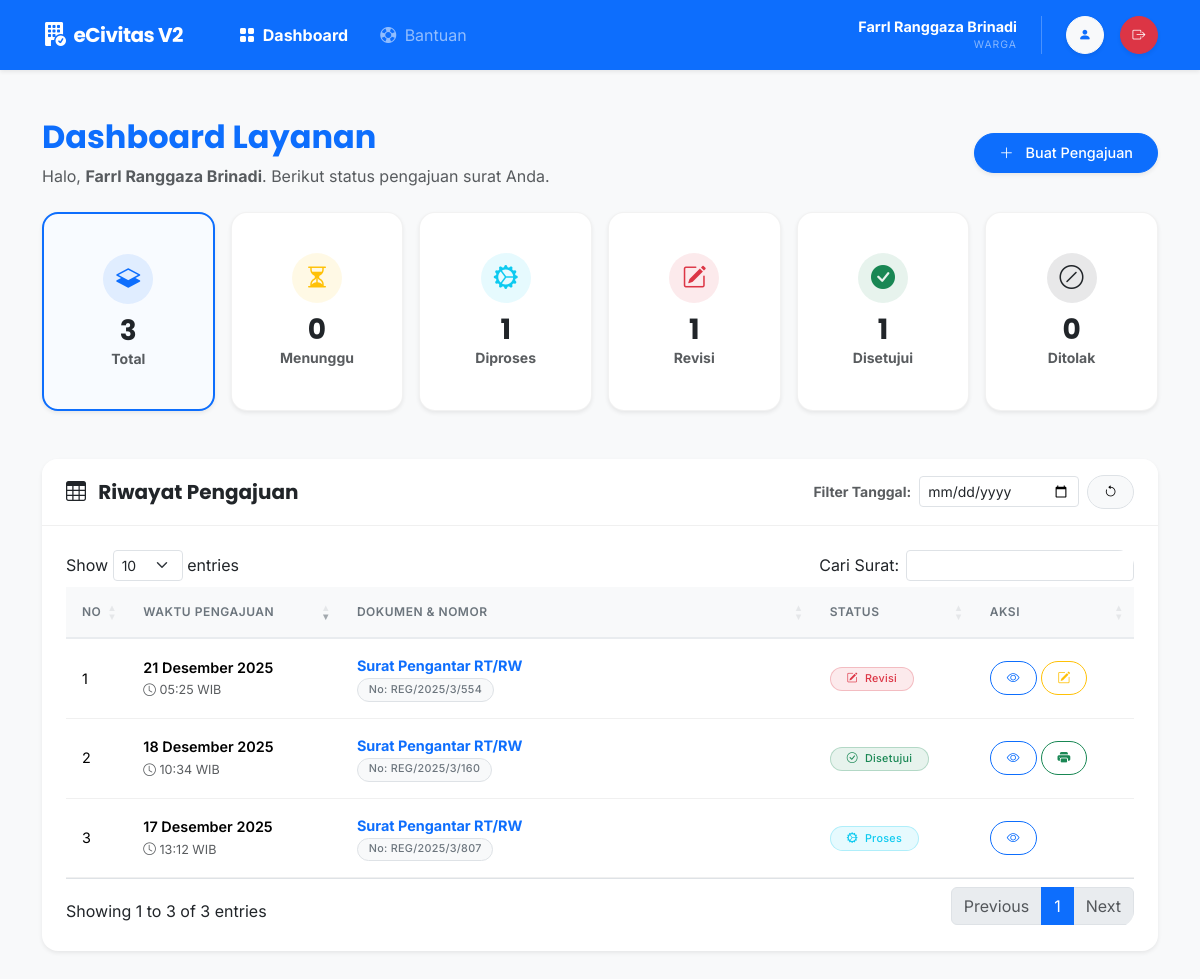
The page /views/warga/dashboard.php (signed in) on the database its author committed.
### tables this page shows
CREATE TABLE `t_pengajuan` (
  `id` int NOT NULL,
  `user_id` int NOT NULL,
  `jenis_id` int NOT NULL,
  `no_pengajuan` varchar(50) DEFAULT NULL,
  `status` enum('Draft','Pending','Proses','Disetujui','Ditolak','Revisi') DEFAULT 'Draft',
  `created_at` timestamp NULL DEFAULT CURRENT_TIMESTAMP,
  `updated_at` timestamp NULL DEFAULT NULL ON UPDATE CURRENT_TIMESTAMP,
  `deleted_at` datetime DEFAULT NULL
);

CREATE TABLE `m_jenis_dokumen` (
  `id` int NOT NULL,
  `kode_surat` varchar(10) NOT NULL,
  `nama_dokumen` varchar(100) NOT NULL,
  `deskripsi` text,
  `is_active` tinyint(1) DEFAULT '1'
);

### views/warga/dashboard.php (the view, shortened to what this page needs)
<?php
require_once __DIR__ . '/../../config/app.php';
$id_user = $_SESSION['user_id'];
$stats = [
    'total'     => 0,
    'pending'   => 0,
    'proses'    => 0,
    'revisi'    => 0,
    'disetujui' => 0,
    'ditolak'   => 0
];
try {
    $sqlStats = "SELECT status, COUNT(*) as jumlah
                 FROM t_pengajuan
                 WHERE user_id = ? AND deleted_at IS NULL
                 GROUP BY status";
    $stmtStats = $pdo->prepare($sqlStats);
    $stmtStats->execute([$id_user]);
    $hasilStats = $stmtStats->fetchAll(PDO::FETCH_ASSOC);
    foreach ($hasilStats as $row) {
        $key = strtolower($row['status']);
        if (isset($stats[$key])) {
            $stats[$key] = $row['jumlah'];
        }
        $stats['total'] += $row['jumlah'];
    }
} catch (PDOException $e) {
    error_log("Gagal hitung statistik: " . $e->getMessage());
}
$query = "SELECT t.*, m.nama_dokumen
          FROM t_pengajuan t
          JOIN m_jenis_dokumen m ON t.jenis_id = m.id
          WHERE t.user_id = ?
          AND t.deleted_at IS NULL
          ORDER BY t.created_at DESC";
$stmt = $pdo->prepare($query);
$stmt->execute([$id_user]);
$riwayat = $stmt->fetchAll();
require_once __DIR__ . '/../../includes/header.php';
require_once __DIR__ . '/../../includes/navbar.php';
?>
<link rel="stylesheet" href="https://cdn.datatables.net/1.13.4/css/dataTables.bootstrap5.min.css">
<div class="container py-5">
    <div class="row mb-4 align-items-center">
        <div class="col-md-8">
            <h2 class="fw-bold text-primary">Dashboard Layanan</h2>
            <p class="text-muted mb-0">Halo, <strong><?= e($_SESSION['nama'] ) ?></strong>. Berikut status pengajuan surat Anda.</p>
        </div>
        <div class="col-md-4 text-md-end">
            <a href="form_pengajuan.php" class="btn btn-primary shadow-sm rounded-pill px-4">
                <i class="bi bi-plus-lg me-2"></i> Buat Pengajuan
            </a>
        </div>
    </div>
    <div class="row row-cols-2 row-cols-md-3 row-cols-lg-6 g-3 mb-5">
        <div class="col">
            <div class="card h-100 filter-card active-filter text-center py-3 shadow-sm" onclick="filterTable('', this)">
                <div class="card-body">
                    <div class="icon-box bg-primary bg-opacity-10 text-primary mx-auto"><i class="bi bi-layers-half"></i></div>
                    <h3 class="fw-bold mb-0 text-dark"><?= $stats['total'] ?></h3>
                    <div class="fw-bold text-muted small">Total</div>
                </div>
            </div>
        </div>
        <div class="col">
            <div class="card h-100 filter-card text-center py-3 shadow-sm" onclick="filterTable('Pending', this)">
                <div class="card-body">
                    <div class="icon-box bg-warning bg-opacity-10 text-warning mx-auto"><i class="bi bi-hourglass-split"></i></div>
                    <h3 class="fw-bold mb-0 text-dark"><?= $stats['pending'] ?></h3>
                    <div class="fw-bold text-muted small">Menunggu</div>
                </div>
            </div>
        </div>
        <div class="col">
            <div class="card h-100 filter-card text-center py-3 shadow-sm" onclick="filterTable('Proses', this)">
                <div class="card-body">
                    <div class="icon-box bg-info bg-opacity-10 text-info mx-auto"><i class="bi bi-gear-wide-connected"></i></div>
                    <h3 class="fw-bold mb-0 text-dark"><?= $stats['proses'] ?></h3>
                    <div class="fw-bold text-muted small">Diproses</div>
                </div>
            </div>
        </div>
        <div class="col">
            <div class="card h-100 filter-card text-center py-3 shadow-sm" onclick="filterTable('Revisi', this)">
                <div class="card-body">
                    <div class="icon-box bg-danger bg-opacity-10 text-danger mx-auto"><i class="bi bi-pencil-square"></i></div>
                    <h3 class="fw-bold mb-0 text-dark"><?= $stats['revisi'] ?></h3>
                    <div class="fw-bold text-muted small">Revisi</div>
                </div>
            </div>
        </div>
        <div class="col">
            <div class="card h-100 filter-card text-center py-3 shadow-sm" onclick="filterTable('Disetujui', this, true)">
                <div class="card-body">
                    <div class="icon-box bg-success bg-opacity-10 text-success mx-auto"><i class="bi bi-check-circle-fill"></i></div>
                    <h3 class="fw-bold mb-0 text-dark"><?= $stats['disetujui'] ?></h3>
                    <div class="fw-bold text-muted small">Disetujui</div>
                </div>
            </div>
        </div>
        <div class="col">
            <div class="card h-100 filter-card text-center py-3 shadow-sm" onclick="filterTable('Ditolak', this, true)">
                <div class="card-body">
                    <div class="icon-box bg-dark bg-opacity-10 text-dark mx-auto"><i class="bi bi-slash-circle"></i></div>
                    <h3 class="fw-bold mb-0 text-dark"><?= $stats['ditolak'] ?></h3>
                    <div class="fw-bold text-muted small">Ditolak</div>
                </div>
            </div>
        </div>
    </div>
    <div class="card border-0 shadow-sm">
        <div class="card-header bg-white py-3">
            <div class="row align-items-center">
                <div class="col-md-6">
                    <h5 class="mb-0 fw-bold"><i class="bi bi-table me-2"></i> Riwayat Pengajuan</h5>
                </div>
                <div class="col-md-6 text-md-end mt-2 mt-md-0">
                    <div class="d-inline-flex align-items-center gap-2">
                        <label class="small text-muted fw-bold">Filter Tanggal:</label>
                        <input type="date" id="inputTanggal" class="form-control form-control-sm" style="width: 160px;">
                        <button class="btn btn-sm btn-light border" onclick="resetDate()" title="Reset Tanggal"><i class="bi bi-arrow-counterclockwise"></i></button>
                    </div>
                </div>
            </div>
        </div>
        <div class="card-body">
            <div class="table-responsive">
                <table id="tableRiwayat" class="table table-hover align-middle w-100 border-bottom ">
                    <thead class="table-light">
                        <tr>
                            <th width="5%">No</th>
                            <th width="20%">Waktu Pengajuan</th>
                            <th>Dokumen & Nomor</th>
                            <th width="15%">Status</th>
                            <th width="15%">Aksi</th>
                        </tr>
                    </thead>
                    <tbody>
                        <?php $no = 1; foreach ($riwayat as $row): ?>
                        <tr>
                            <td><?= $no++ ?></td>
                            <td data-order="<?= date('Y-m-d', strtotime($row['created_at'])) ?>">
                                <span class="fw-semibold"><?= tanggal_indo(date('Y-m-d', strtotime($row['created_at']))) ?></span>
                                <br>
                                <small class="text-muted"><i class="bi bi-clock"></i> <?= date('H:i', strtotime($row['created_at'])) ?> WIB</small>
                            </td>
                            <td>
                                <div class="fw-bold text-primary"><?= e($row['nama_dokumen']) ?></div>
                                <span class="badge bg-light text-secondary border">No: <?= e($row['no_pengajuan']) ?></span>
                            </td>
                            <td><?= status_badge($row['status']) ?></td>
                            <td>
                                <div class="d-flex gap-1">
                                    <a href="detail_pengajuan.php?id=<?= $row['id'] ?>" class="btn btn-sm btn-outline-primary" title="Lihat Detail">
                                        <i class="bi bi-eye"></i>
                                    </a>
                                    <?php if ($row['status'] == 'Draft'): ?>
                                        <form action="<?= BASE_URL ?>actions/warga/ajukan_pengajuan.php" method="POST" class="d-inline">
                                            <input type="hidden" name="id" value="<?= $row['id'] ?>">
                                            <?= csrf_field() ?>
                                            <button type="submit" class="btn btn-sm btn-success" title="Kirim / Ajukan ke Petugas" onclick="return confirm('Apakah data sudah benar? Pengajuan akan dikirim ke petugas.')">
                                                <i class="bi bi-send-fill"></i>
                                            </button>
                                        </form>
                                        <form action="<?= BASE_URL ?>actions/warga/hapus_pengajuan.php" method="POST" class="d-inline">
                                            <input type="hidden" name="id" value="<?= $row['id'] ?>">
                                            <?= csrf_field() ?>
                                            <button type="submit" class="btn btn-sm btn-outline-danger" title="Hapus Draft" onclick="return confirm('Yakin hapus draft ini?')">
                                                <i class="bi bi-trash"></i>
                                            </button>
                                        </form>
                                   <?php elseif ($row['status'] == 'Revisi'): ?>
                                        <a href="edit_pengajuan.php?id=<?= $row['id'] ?>" class="btn btn-sm btn-outline-warning" title="Edit Data">
                                            <i class="bi bi-pencil-square"></i>
                                        </a>
                                    <?php elseif ($row['status'] == 'Disetujui'): ?>
                                    <a href="cetak_surat.php?id=<?= $row['id'] ?>" target="_blank" class="btn btn-sm btn-outline-success" title="Cetak Surat">
                                        <i class="bi bi-printer-fill"></i>
                                    </a>
                                    <?php endif; ?>
                                </div>
                            </td>
                        </tr>
                        <?php endforeach; ?>
                    </tbody>
                </table>
            </div>
        </div>
    </div>
</div>
<?php require_once __DIR__ . '/../../includes/footer.php'; ?>

### helpers/helpers.php (shortened to what this page needs)
<?php
function e($str) {
    return htmlspecialchars($str ?? '', ENT_QUOTES, 'UTF-8');
}
function tanggal_indo($tanggal) {
    $bulan = [
        1 => 'Januari', 'Februari', 'Maret', 'April', 'Mei', 'Juni',
        'Juli', 'Agustus', 'September', 'Oktober', 'November', 'Desember'
    ];
    $pecahkan = explode('-', $tanggal);
    return $pecahkan[2] . ' ' . $bulan[(int)$pecahkan[1]] . ' ' . $pecahkan[0];
}
function status_badge($status) {
    $warna = 'secondary';
    $icon  = 'bi-question-circle';
    switch ($status) {
        case 'Proses':    $warna = 'info';      $icon = 'bi-gear-wide-connected'; break;
        case 'Revisi':    $warna = 'danger';    $icon = 'bi-pencil-square'; break;
        case 'Disetujui': $warna = 'success';   $icon = 'bi-check-circle'; break;
    }
    return "<span class='badge bg-$warna bg-opacity-10 text-$warna border border-$warna border-opacity-25 rounded-pill px-3'>
                <i class='bi $icon me-1'></i> $status
            </span>";
}
?>

### assets/css/main.css (style rules this page uses)
:root { --primary-color: #0d6efd; --primary-hover: #0b5ed7; --bg-body: #f8f9fa; --text-main: #212529; --card-radius: 16px; }
body { font-family: "Inter", sans-serif; background-color: var(--bg-body); color: var(--text-main); -webkit-font-smoothing: antialiased; }
h1, h2, h3, h4, h5, .navbar-brand { font-family: "Poppins", sans-serif; }
.card { border: none; border-radius: var(--card-radius); box-shadow: 0 4px 20px rgba(0, 0, 0, 0.03); transition: transform 0.2s ease, box-shadow 0.2s ease; background: #fff; overflow: hidden; }
.card-header { background: #fff; border-bottom: 1px solid #f0f0f0; padding: 1.25rem 1.5rem; }
.card-body { padding: 1.5rem; }
.btn { border-radius: 50px; padding: 0.5rem 1.2rem; font-weight: 500; font-size: 0.9rem; transition: all 0.2s; }
.btn-sm { padding: 0.4rem 1rem; font-size: 0.8rem; }
.btn-primary { background-color: var(--primary-color); border-color: var(--primary-color); box-shadow: 0 4px 6px rgba(13, 110, 253, 0.2); }
.table-responsive { border-radius: var(--card-radius); }
.table thead th { background-color: #f8f9fa; color: #6c757d; font-weight: 600; text-transform: uppercase; font-size: 0.75rem; letter-spacing: 0.5px; padding: 1rem; border-bottom: 2px solid #e9ecef; }
.table tbody td { padding: 1rem; vertical-align: middle; font-size: 0.9rem; border-bottom: 1px solid #f0f0f0; }
.badge { padding: 0.5em 1em; font-weight: 500; letter-spacing: 0.3px; border-radius: 30px; }

### views/warga/dashboard.php (style rules this page uses)
.filter-card { cursor: pointer; transition: all 0.2s ease-in-out; border: 1px solid rgba(0,0,0,0.05); position: relative; overflow: hidden; }
.filter-card.active-filter { border: 2px solid #0d6efd !important; background-color: #f8fbff; }
.icon-box { width: 50px; height: 50px; display: flex; align-items: center; justify-content: center; border-radius: 50%; margin-bottom: 10px; font-size: 1.5rem; }

### rows shown on the page
t_pengajuan: created_at "21 Desember 2025", created_at "05:25", jenis.nama_dokumen "Surat Pengantar RT/RW", no_pengajuan "REG/2025/3/554", status "Revisi"
t_pengajuan: created_at "18 Desember 2025", created_at "10:34", jenis.nama_dokumen "Surat Pengantar RT/RW", no_pengajuan "REG/2025/3/160", status "Disetujui"
t_pengajuan: created_at "17 Desember 2025", created_at "13:12", jenis.nama_dokumen "Surat Pengantar RT/RW", no_pengajuan "REG/2025/3/807", status "Proses"

### other values the page prints
$nama "Farrl Ranggaza Brinadi"
$role "WARGA"
$_SESSION['nama'] "Farrl Ranggaza Brinadi"
$stats['total'] "3"
$stats['pending'] "0"
$stats['proses'] "1"
$stats['revisi'] "1"
$stats['disetujui'] "1"
$stats['ditolak'] "0"
